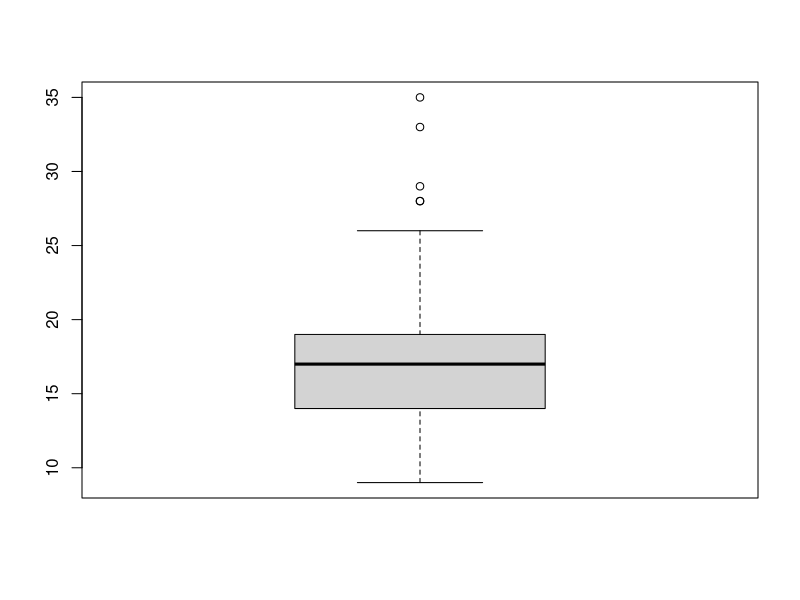
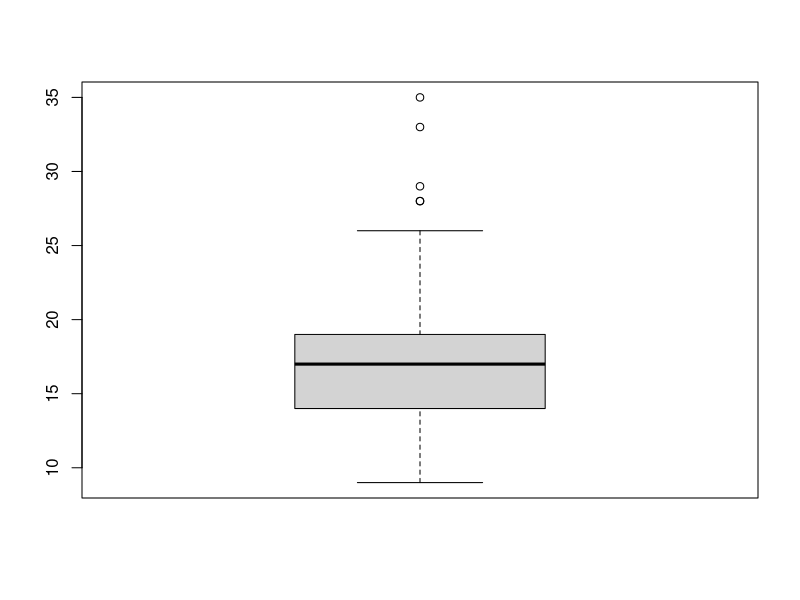

Recreate these plots in R, in order.
## ---- chunk 1
knitr::opts_chunk$set(echo = TRUE)
## ---- chunk 2
library(dplyr)
library(ggplot2)
## ---- chunk 3
exam_na <- read.csv("data/exam_na.csv")
str(exam_na)
## ---- chunk 4
is.na(exam_na)
## ---- chunk 5
table(is.na(exam_na))
table(is.na(exam_na$korean))
summary(is.na(exam_na))
summary(exam_na)
## ---- chunk 6
mean(exam_na$korean, na.rm = TRUE)

## ---- chunk 7
exam_na %>% filter(!is.na(korean))
## ---- chunk 8
mpg1_out <- read.csv("data/mpg1_out.csv")
glimpse(mpg1_out)
## ---- chunk 9
table(mpg1_out$trans)
## ---- chunk 10
mpg1_out$trans <- ifelse(mpg1_out$trans == 3, NA, mpg1_out$trans)
table(is.na(mpg1_out$trans))
## ---- chunk 11
result <- mpg1_out %>% filter(!is.na(trans))
table(is.na(mpg1_out$trans))
## ---- chunk 12
mpg1 <- read.csv("data/mpg1.csv")
boxplot(mpg1$cty)
boxplot(mpg1$cty)$stats
